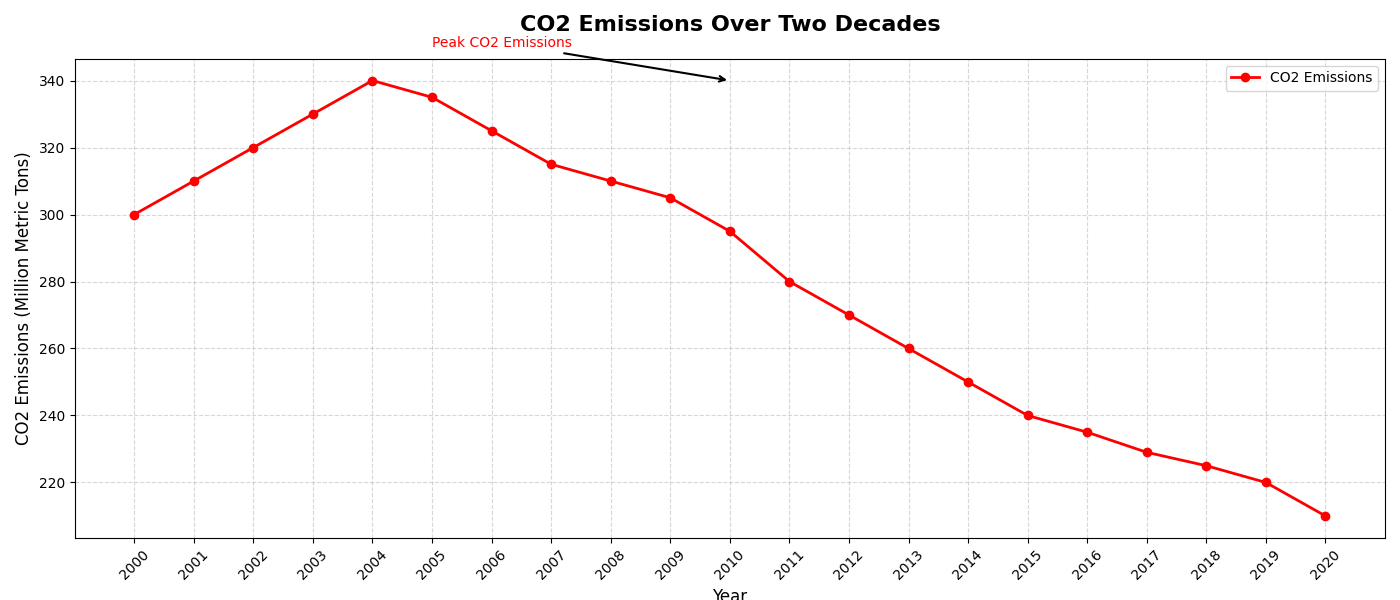

Recreate this plot in Python.
import matplotlib.pyplot as plt
import numpy as np

# Define the years
years = np.arange(2000, 2021)

# Data for CO2 emissions (in million metric tons)
co2_emissions = [300, 310, 320, 330, 340, 335, 325, 315, 310, 305, 295, 280, 270, 260, 250, 240, 235, 229, 225, 220, 210]

# Create the plot
fig, ax1 = plt.subplots(figsize=(14, 6))

# Plot CO2 emissions as a line chart
ax1.plot(years, co2_emissions, label='CO2 Emissions', color='red', linewidth=2, marker='o', linestyle='-', markersize=6)
ax1.set_title('CO2 Emissions Over Two Decades', fontsize=16, fontweight='bold', pad=20)
ax1.set_xlabel('Year', fontsize=12)
ax1.set_ylabel('CO2 Emissions (Million Metric Tons)', fontsize=12)
ax1.grid(True, linestyle='--', alpha=0.5)
ax1.legend(loc='upper right', fontsize=10)

# Annotate significant events
ax1.annotate('Peak CO2 Emissions', xy=(2010, 340), xytext=(2005, 350),
             arrowprops=dict(facecolor='red', arrowstyle='->', lw=1.5), fontsize=10, color='red')

# Automatically adjust layout to prevent overlap and clipping
plt.tight_layout()

# Rotate x-axis labels for readability
plt.xticks(years, rotation=45)

# Display the plot
plt.show()
